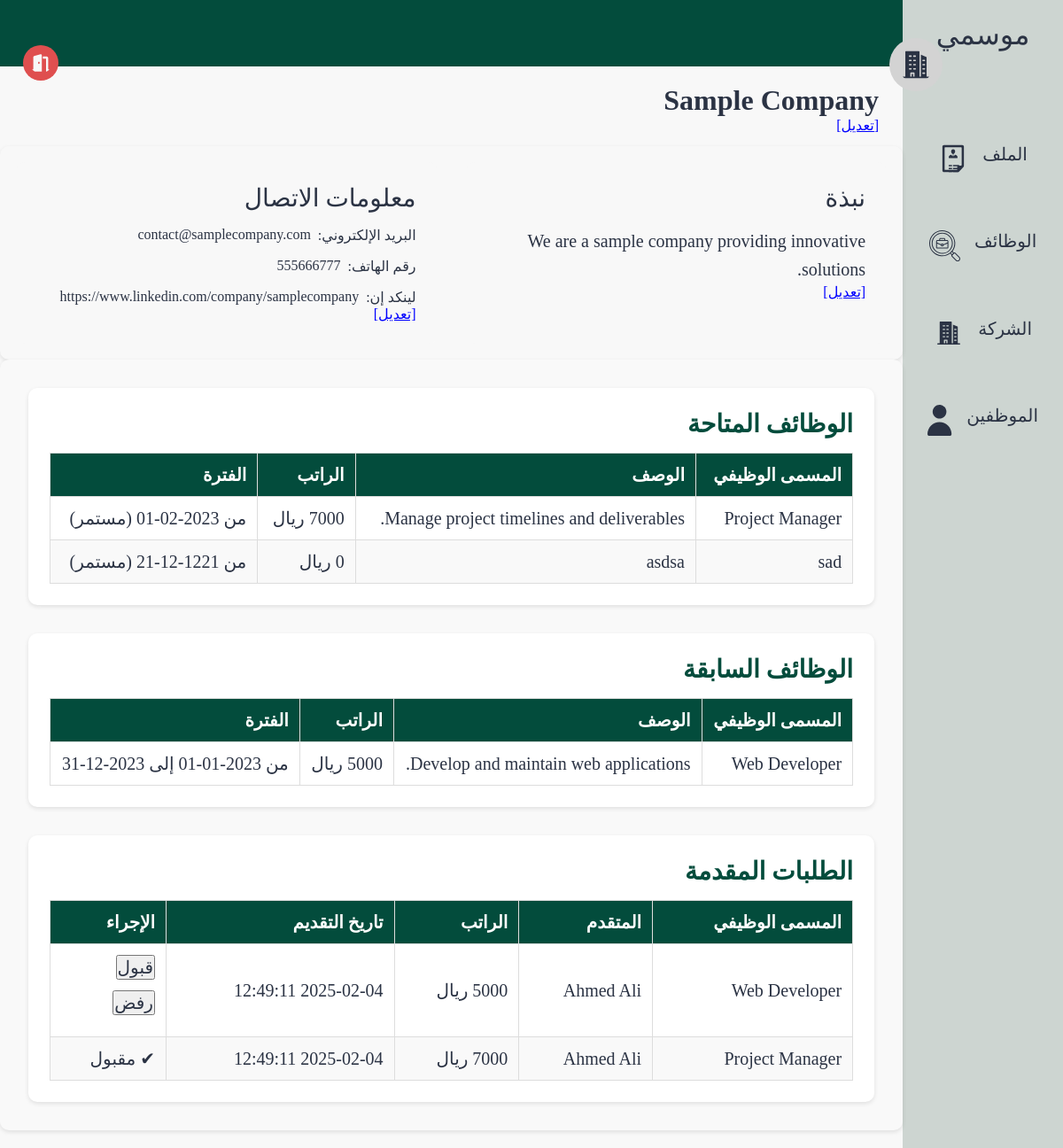
Screenshot of /pages/company.php?id=1 (signed in) with the database file from the repository.
### tables this page shows
CREATE TABLE company (
    company_id INTEGER PRIMARY KEY, 
    owner_id INTEGER,
    hr_id INTEGER,
    name TEXT,
    location TEXT,
    email TEXT,
    linkedin Text,
    phone TEXT,
    bio TEXT,
    FOREIGN KEY (owner_id) REFERENCES users(id) ON DELETE CASCADE,
    FOREIGN KEY (hr_id) REFERENCES users(id) ON DELETE CASCADE
);

CREATE TABLE jobs (
    job_id INTEGER PRIMARY KEY, 
    company_id INTEGER,
    name TEXT,
    description TEXT,
    salary INTEGER,
    language_id INTEGER,
    type BOOLEAN,
    start DATE,
    end DATE NULL,
    FOREIGN KEY (company_id) REFERENCES company(company_id) ON DELETE CASCADE,
    FOREIGN KEY (language_id) REFERENCES languages(language_id) ON DELETE CASCADE
);

### src/database/fetch.php (called while the page is built, shortened)
<?php
include('../database/data.php');
function fetchAllCompanyJobs($company_id)
{
    global $db;
    $company_id = intval($company_id);
    $stmt = $db->prepare('SELECT * FROM jobs WHERE company_id = :company_id');
    $stmt->bindValue(':company_id', $company_id, SQLITE3_INTEGER);
    $result = $stmt->execute();
    $jobs = [];
    while ($row = $result->fetchArray(SQLITE3_ASSOC)) {
        $jobs[] = $row;
    }
    return $jobs;
}
function fetchAllApplicationsForCompany($company_id)
{
    global $db;
    $stmt = $db->prepare("
        SELECT applications.id, applications.applied_at, applications.status,
               users.name AS applicant_name, jobs.name AS job_title, jobs.salary
        FROM applications
        JOIN jobs ON applications.job_id = jobs.job_id
        JOIN users ON applications.user_id = users.id
        WHERE jobs.company_id = :company_id
        ORDER BY applications.applied_at DESC
    ");
    $stmt->bindValue(':company_id', $company_id, SQLITE3_INTEGER);
    $result = $stmt->execute();
    $applications = [];
    while ($row = $result->fetchArray(SQLITE3_ASSOC)) {
        $applications[] = $row;
    }
    return $applications;
}

### src/pages/company.php (the view, shortened to what this page needs)
<?php
include('../database/data.php');
$company_id = isset($_GET["id"]) ? intval($_GET["id"]) : ($_SESSION['user']['company_id'] ?? 0);
$stmt = $db->prepare("SELECT * FROM company WHERE company_id = :company_id");
$stmt->bindValue(':company_id', $company_id, SQLITE3_INTEGER);
$result = $stmt->execute()->fetchArray(SQLITE3_ASSOC);
$isOwner = (isset($_SESSION['user']) && $_SESSION['user']['id'] == $result['owner_id']);
$name = $result['name'] ?? 'غير معروف';
$bio = $result['bio'] ?? 'لا توجد معلومات';
$email = $result['email'] ?? 'غير متوفر';
$phone = $result['phone'] ?? 'غير متوفر';
$linkedin = $result['linkedin'] ?? '#';
$jobs = fetchAllCompanyJobs($company_id);
$applications = fetchAllApplicationsForCompany($company_id);
$today = date("Y-m-d");
$availableJobs = [];
$previousJobs = [];
foreach ($jobs as $job) {
    if (empty($job["end"]) || $job["end"] >= $today) {
        $availableJobs[] = $job;
    } else {
        $previousJobs[] = $job;
    }
}
?>
<!DOCTYPE html>
<html lang="ar" dir="rtl">
<head>
  <link rel="stylesheet" href="../styles/profile.css">
</head>
<body>
  <section class="page-structure">
    <?php
      include "../components/NavBar.php";
    ?>
    <section class="page-content">
      <div class="username">
        <img class="profile-pic" src="../images/company.svg" alt="صورة الشركة">
        <div class="user">
          <h2 id="companyNameDisplay"><?php echo htmlspecialchars($name); ?></h2>
          <?php if ($isOwner): ?>
            <span class="edit-btn" onclick="toggleEdit('companyName')">[تعديل]</span>
          <?php endif; ?>
        </div>
      </div>
      <div class="options">
        <a href="../pages/logout.php">
          <img class="nav-icon" style="--color: #DF4F4F" src="../images/logout.svg" alt="شعار تسجيل الخروج">
        </a>
      </div>
      <header></header>
      <main>
        <section class="profile-details">
          <div class="block about">
            <h2>نبذة</h2>
            <div id="companyAboutDisplay">
              <p><?php echo htmlspecialchars($bio); ?></p>
              <?php if ($isOwner): ?>
                <span class="edit-btn" onclick="toggleEdit('companyAbout')">[تعديل]</span>
              <?php endif; ?>
            </div>
          </div>
          <div class="block contacts">
            <h2>معلومات الاتصال</h2>
            <div id="companyContactDisplay">
              <ul>
                <li>البريد الإلكتروني:
                  <a href="mailto:<?php echo htmlspecialchars($email); ?>"><?php echo htmlspecialchars($email?? 'لا يوجد'); ?></a>
                </li>
                <li>رقم الهاتف:
                  <a href="tel:<?php echo htmlspecialchars($phone); ?>"><?php echo htmlspecialchars($phone?? 'لا يوجد'); ?></a>
                </li>
                <li>لينكد إن:
                  <a href="<?php echo htmlspecialchars($linkedin); ?>" target="_blank"><?php echo htmlspecialchars($linkedin ?? 'لا يوجد'); ?></a>
                </li>
              </ul>
              <?php if ($isOwner): ?>
                <span class="edit-btn" onclick="toggleEdit('companyContact')">[تعديل]</span>
              <?php endif; ?>
            </div>
        </section>
        <section class="recent-activity">
          <div class="block experinces">
            <h2>الوظائف المتاحة</h2>
            <table border="1" cellpadding="5" cellspacing="0" style="width:100%; text-align:right;">
              <tr>
                <th>المسمى الوظيفي</th>
                <th>الوصف</th>
                <th>الراتب</th>
                <th>الفترة</th>
              </tr>
              <?php if (!empty($availableJobs)): ?>
                <?php foreach ($availableJobs as $job): ?>
                  <tr>
                    <td><?= htmlspecialchars($job["name"]) ?></td>
                    <td><?= htmlspecialchars($job["description"]) ?></td>
                    <td><?= htmlspecialchars($job["salary"]) ?> ريال</td>
                    <td>
                      من <?= htmlspecialchars($job["start"]) ?>
                      <?php if (!empty($job["end"])): ?>
                        إلى <?= htmlspecialchars($job["end"]) ?>
                      <?php else: ?>
                        (مستمر)
                      <?php endif; ?>
                    </td>
                  </tr>
                <?php endforeach; ?>
              <?php else: ?>
                <tr>
                  <td colspan="4" style="text-align: center;">لا توجد وظائف متاحة</td>
                </tr>
              <?php endif; ?>
            </table>
          </div>
          <div class="block experinces">
            <h2>الوظائف السابقة</h2>
            <table border="1" cellpadding="5" cellspacing="0" style="width:100%; text-align:right;">
              <tr>
                <th>المسمى الوظيفي</th>
                <th>الوصف</th>
                <th>الراتب</th>
                <th>الفترة</th>
              </tr>
              <?php if (!empty($previousJobs)): ?>
                <?php foreach ($previousJobs as $job): ?>
                  <tr>
                    <td><?= htmlspecialchars($job["name"]) ?></td>
                    <td><?= htmlspecialchars($job["description"]) ?></td>
                    <td><?= htmlspecialchars($job["salary"]) ?> ريال</td>
                    <td>
                      من <?= htmlspecialchars($job["start"]) ?>
                      إلى <?= htmlspecialchars($job["end"]) ?>
                    </td>
                  </tr>
                <?php endforeach; ?>
              <?php else: ?>
                <tr>
                  <td colspan="4" style="text-align: center;">لا توجد وظائف سابقة</td>
                </tr>
              <?php endif; ?>
            </table>
          </div>
          <?php if($isOwner): ?>
          <div class="block experinces">
            <h2>الطلبات المقدمة</h2>
            <table border="1" cellpadding="5" cellspacing="0" style="width:100%; text-align:right;">
              <tr>
                <th>المسمى الوظيفي</th>
                <th>المتقدم</th>
                <th>الراتب</th>
                <th>تاريخ التقديم</th>
                <th>الإجراء</th>
              </tr>
              <?php if (!empty($applications)): ?>
                <?php foreach ($applications as $application): ?>
                  <tr>
                    <td><?= htmlspecialchars($application["job_title"]) ?></td>
                    <td><?= htmlspecialchars($application["applicant_name"]) ?></td>
                    <td><?= htmlspecialchars($application["salary"]) ?> ريال</td>
                    <td><?= htmlspecialchars($application["applied_at"]) ?></td>
                    <td>
                      <?php if ($application["status"] === "pending"): ?>
                        <form action="update_application_status.php" method="POST" style="display:inline;">
                          <button type="submit" class="accept-btn">قبول</button>
                        </form>
                        <form action="update_application_status.php" method="POST" style="display:inline;">
                          <button type="submit" class="reject-btn">رفض</button>
                        </form>
                      <?php else: ?>
                        <span class="<?= $application["status"] === 'accepted' ? 'accepted' : 'rejected'; ?>">
                          <?= $application["status"] === "accepted" ? "✔ مقبول" : "✖ مرفوض"; ?>
                        </span>
                      <?php endif; ?>
                    </td>
                  </tr>
                <?php endforeach; ?>
              <?php else: ?>
                <tr>
                  <td colspan="5" style="text-align: center;">لا توجد طلبات حتى الآن</td>
                </tr>
              <?php endif; ?>
            </table>
          </div>
          <?php endif; ?>
        </section>
      </main>
    </section>
  </section>
</body>
</html>

### src/styles/profile.css (style rules this page uses)
* { color: var(--black-color); }
body { background-color: var(--white-color); }
.nav-icon { --color: var(--white-alt-color); background-color: var(--color); width: 40px; height: 40px; border-radius: 50%; padding: 0.5rem; }
section.page-content { width: 100%; }
header { position: relative; display: flex; align-items: center; justify-content: space-between; min-height: 75px; background-color: var(--main-color); padding: 1.25rem 3rem; }
.username .profile-pic { width: 60px; height: 60px; padding: 10px; border-radius: 50%; background-color: lightgray; top: 0; }
.username { display: flex; align-items: center; gap: 0.75rem; height: 65px; position: absolute; top: 0; right: 18px; z-index: 1000; padding: 0.5rem 1rem; right: 10%; top: 40px; }
.options { display: flex; align-items: center; gap: 0.75rem; height: 65px; position: absolute; top: 40px; left: 10px; z-index: 1000; padding: 0.5rem 1rem; }
.username h2 { font-size: 2rem; }
.username .user { position: static; margin-top: 100px; }
header::after { content: ""; position: absolute; right: 0; bottom: 0; width: 70%; height: 4px; background-color: var(--main-color); }
main { margin-top: 70px; width: 100%; padding: 1rem; }
main section { border-radius: 10px; box-shadow: 0 2px 5px rgba(0, 0, 0, 0.1); padding: 18px; }
.profile-details { display: grid; grid-template-columns: 1fr 1fr; gap: 2rem; }
.profile-details .block { display: flex; flex-direction: column; gap: 1rem; background-color: var(--white-color); padding: 1.5rem; border-radius: 10px; }
.profile-details .block h2 { font-size: 1.75rem; font-weight: 500; }
.profile-details .block ul { list-style: none; padding-inline-start: 0; display: flex; flex-wrap: wrap; gap: 1rem; }
.profile-details .block ul li { display: flex; gap: 0.5rem; font-size: 1rem; }
.profile-details .block.about p { font-size: 1.25rem; line-height: 1.6; }
.recent-activity { display: flex; flex-direction: column; gap: 2rem; padding: 2rem; background-color: #f9f9f9; border-radius: 10px; }
.recent-activity .block { background-color: #fff; padding: 1.5rem; border-radius: 10px; box-shadow: 0 2px 5px rgba(0, 0, 0, 0.1); }
.recent-activity .block h2 { font-size: 1.75rem; margin-bottom: 1rem; color: var(--main-color); }
.experinces table { width: 100%; border-collapse: collapse; font-size: 1.25rem; margin-top: 1rem; }
.experinces table th, .experinces table td { padding: 0.75rem; text-align: right; border: 1px solid #ddd; }
.experinces table th { background-color: var(--main-color); color: #fff; }
.experinces table tr:nth-child(odd) { background-color: #f9f9f9; }
.experinces table tr:nth-child(even) { background-color: #fff; }
@media (min-width: 992px) { main { padding: 1.25rem 0; } }
main form > * { display: block; margin-bottom: 0.75rem; font-size: 1.25rem; }

### src/styles/globals.css (style rules this page uses)
*, *::before, *::after { box-sizing: border-box; margin: 0; padding: 0; list-style: none; text-decoration: none; }
:root { --main-color: #034c3c; --secondary-color: #d2b48c; --white-color: #f8f8f8; --black-color: #2b3344; --white-alt-color: #cdd5d1; }
a { display: block; color: var(--black-color); }
.page-structure { display: flex; min-height: 100vh; }

### src/pages/company.php (style rules this page uses)
.edit-btn, .cancel-btn { cursor: pointer; color: blue; text-decoration: underline; margin-left: 5px; }

### rows the page displays
company: name "Sample Company", bio "We are a sample company providing innovative solutions.", email "contact@samplecompany.com", phone "555666777", linkedin "https://www.linkedin.com/company/samplecompany"
jobs: name "Project Manager", description "Manage project timelines and deliverables.", start "2023-02-01", shows "(مستمر)"
jobs: name "sad", description "asdsa", start "1221-12-21", shows "(مستمر)"
jobs: name "Web Developer", description "Develop and maintain web applications.", end "2023-12-31"

### other values shown
$nav['title'] "الملف"
$nav['title'] "الوظائف"
$nav['title'] "الشركة"
$nav['title'] "الموظفين"
$application["job_title"] "Web Developer"
$application["applicant_name"] "Ahmed Ali"
$application["applied_at"] "2025-02-04 12:49:11"
$application["job_title"] "Project Manager"
